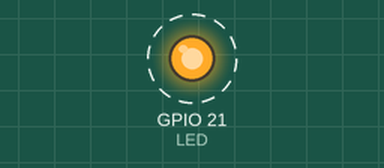
This program was run on a simulated Raspberry Pi (BCM pin numbers). Shown: output pins drawn as LEDs (lit = HIGH). Dashed ring = blinking.

Above: at 0.2 s.
Timing chart, 0 to 3.0 s (numbered marks = the images above):
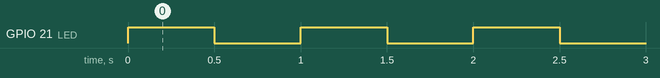

Measured:
- by itself, GPIO 21 (LED): alternates HIGH for 0.50 s and LOW for 0.50 s

The program:

led.py
```python
import RPi.GPIO as GPIO
import time

GPIO.setwarnings(False)         # 오류 무시
GPIO.setmode(GPIO.BCM)          # GPIO BCM 모드 설정

LED = 21 # BCM P21

GPIO.setup(LED, GPIO.OUT)

while 1:                        # 무한 반복 - LED On/Off

    GPIO.output(LED, GPIO.HIGH)
    time.sleep(0.5)

    GPIO.output(LED, GPIO.LOW)
    time.sleep(0.5)
```
